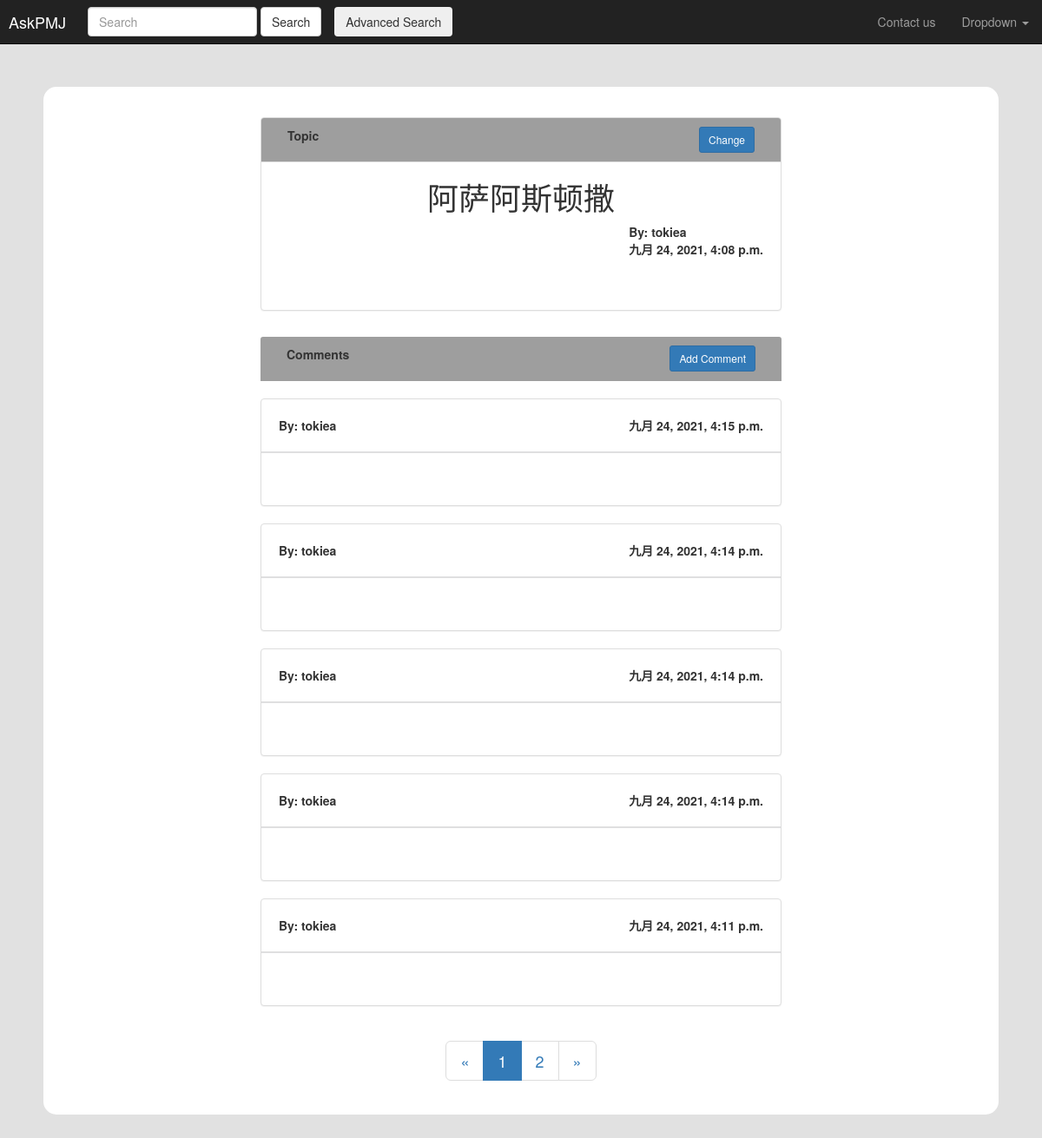
The app's page /topic/?id=1 with its own data.
### apps/forum/models.py (models this page shows, shortened)
class Topic(models.Model):
    id = models.AutoField(primary_key=True)
    name = models.CharField('话题名称', max_length=128)
    content = QuillField('富文本内容')
    clicks = models.IntegerField('点击次数', default=0)
    created = models.DateTimeField('创建时间', auto_now_add=True)
    user = models.ForeignKey(UserInfo, related_name='user_topics', on_delete=models.CASCADE)
    subject = models.ForeignKey(Subject, related_name='subject_topics', on_delete=models.CASCADE)
    class Meta:
        verbose_name = '话题表'
        verbose_name_plural = verbose_name
        ordering = ['-id']
    @property
    def comments(self):
        return self.topic_comments.all

class Comment(models.Model):
    id = models.AutoField(primary_key=True)
    content = QuillField('评论内容')
    created = models.DateTimeField('创建时间', auto_now_add=True)
    user = models.ForeignKey(UserInfo, related_name='user_comments', on_delete=models.CASCADE)
    topic = models.ForeignKey(Topic, related_name='topic_comments', on_delete=models.CASCADE)
    class Meta:
        verbose_name = '评论表'
        verbose_name_plural = verbose_name
        ordering = ['-id']

### apps/user/models.py (models this page shows)
class UserInfo(AbstractUser):
    id = models.AutoField(primary_key=True)
    username = models.CharField(
        '用户名',
        max_length=26,
        unique=True
    )
    password = models.CharField(
        '密码',
        max_length=128
    )
    created = models.DateTimeField(auto_now_add=True)
    matrix = models.CharField(max_length=128,null=True,blank=True,default=None)

### apps/forum/views.py (the view, shortened to what this page needs)
# urls.py: path('topic/', TopicView.as_view(), name='topic'),
class TopicView(View):
    def get(self, request, *args, **kwargs):
        tid = request.GET.get('id')
        topic = Topic.objects.filter(id=tid).first()
        topic.clicks += 1
        topic.save()
        username = check_result(request, topic)
        comments = topic.comments()
        content = create_content_paginator(request, queryset=comments, page_size=5)
        content.topic = topic
        return render(
            request,
            'topic.html',
            context={'username': username, 'content': content, 'form': Form}
        )

### apps/forum/views.py (called while the page is built)
def create_content_paginator(request, queryset, page_size=5):
    page = request.GET.get('page')
    paginator = Paginator(queryset, page_size)
    try:
        content = paginator.page(page)
    except PageNotAnInteger:
        content = paginator.page(1)
    except EmptyPage:
        content = paginator.page(paginator.num_pages)
    except InvalidPage:
        content = paginator.page(1)
    content.now_page = page
    return content

def check_result(request, result):
    username = request.session.get('name')
    if not result:
        return render(
            request,
            '404.html',
            context={'username': username}
        )
    return username

### templates/topic.html (shortened to what this page needs)
{% extends 'layout/base.html' %}
{% block main %}
    <div class="">
        <div class="panel panel-default">
            {% include 'layout/panel_header.html' %}
            {% include 'layout/topic_detail.html' %}
        </div>
        {% include 'layout/comments.html' %}
    </div>
{% endblock %}

### templates/layout/topic_detail.html (shortened to what this page needs)
<div class="card">
    <div class="card-body" >
        <div><h1>{{ content.topic.name }}</h1></div>
        <div class="clear">
            <div class="right">
                <div><strong>By: {{ content.topic.user.username }}</strong></div>
                <div><strong>{{ content.topic.created }}</strong></div>
            </div>
        </div>
        <div class="detail_markdown">
            </div>
    </div>
</div>

### templates/layout/comment_item.html (shortened to what this page needs)
<div class="panel panel-default">
    <div class="comment-top clear">
        <div class="left">
           <strong>By: </strong> {{ comment.user.username }}
        </div>
        <div class="right">
            {{ comment.created }}
        </div>
    </div>
    <div class="comment-line"></div>
    <div class="comment-detail detail_markdown">
    </div>
</div>

### records on screen
Topic: topic.name "阿萨阿斯顿撒", topic.user.username "tokiea", topic.created "九月 24, 2021, 4:08 p.m."
Comment: user.username "tokiea", created "九月 24, 2021, 4:15 p.m."
Comment: user.username "tokiea", created "九月 24, 2021, 4:14 p.m."
Comment: user.username "tokiea", created "九月 24, 2021, 4:14 p.m."
Comment: user.username "tokiea", created "九月 24, 2021, 4:14 p.m."
Comment: user.username "tokiea", created "九月 24, 2021, 4:11 p.m."

### other values on screen
{{ page_num }} "1"
{{ page_num }} "2"
